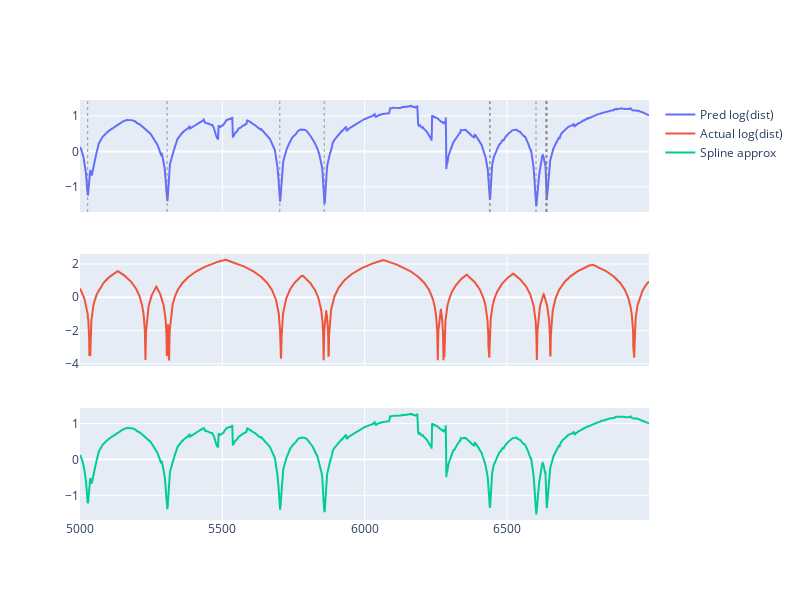

Notebook source saved alongside this figure:
### Markdown cell above
### 1.3 Spike inference. Quality check

### Code cell
def _debug_spike_inference(pred_distfield, actual_distfield, start_ms=0, duration_ms=2000):
    downsample = 2
    pred_spikes, spline = infer_spikes_via_spline(pred_distfield, dist_threshold=-0.9, 
                                                  grad_threshold=0.1)
    xs_double_res = np.arange(duration_ms*downsample) + start_ms*downsample
    xs = np.arange(duration_ms) + start_ms
    spline_1ms = scipy.signal.decimate(spline(xs_double_res), downsample)
    pred_df_1ms = scipy.signal.decimate(pred_distfield, downsample, axis=0)
    actual_df_1ms = scipy.signal.decimate(actual_distfield, downsample, axis=0)
    spike_idxs = np.round(np.squeeze(np.nonzero(pred_spikes)).astype(float) / downsample)
    scatter_p = go.Scatter(x=xs, y=pred_df_1ms[start_ms:start_ms+duration_ms], 
                          name="Pred log(dist)")
    scatter_y = go.Scatter(x=xs, y=actual_df_1ms[start_ms:start_ms+duration_ms],
                          name="Actual log(dist)")
    scatter_s = go.Scatter(x=xs, y=spline_1ms,
                           name="Spline approx")
    fig = subplots.make_subplots(rows=3, cols=1, shared_xaxes=True) 
    fig.add_trace(scatter_p, row=1, col=1)
    fig.add_trace(scatter_y, row=2, col=1)
    fig.add_trace(scatter_s, row=3, col=1)
    fig.update_layout({
        "height": 600,
        "width": 800})
    spikes_in_xs = spike_idxs[np.logical_and(spike_idxs > start_ms, spike_idxs < start_ms + duration_ms)]
    #spikes_in_xs = np.squeeze(np.nonzero(pred_spikes[start_ms:start_ms+duration_ms])) + start_ms
    print(len(spikes_in_xs))
    if len(spikes_in_xs) < 100:
        for s in spikes_in_xs:
            fig.add_vline(x=s, line_width=0.8, line_dash='dot', line_color='grey', row=1, col=1)
    fig.show()
    fig.write_image("../out/spikes1.svg")

def debug_spike_inference(trainable, start_ms):
    pred_len = 200
    pred_start = 100
    snippet_pad = 600
    pred_distfield = whole_distfield(trainable, pred_len, pred_start, snippet_pad)
    max_dist = 600
    actual_distfield = sdf.distance_field(test_ds.ds.recording.spikes[:,0], max_dist)
    actual_distfield = trainable.distfield_to_nn_output(torch.Tensor(actual_distfield)).numpy()
    _debug_spike_inference(pred_distfield, actual_distfield, start_ms)
    
debug_spike_inference(trainable, start_ms=5000)

### Figure 1 — Plotly figure (JSON) as saved in the notebook; plotly's stock layout.template omitted (floating-point values rounded to 4 significant figures; data arrays with more than 128 entries replaced by an {"elided": "..."} marker saying what was removed)
{"data": [{"name": "Pred log(dist)", "type": "scatter", "x": {"elided": "2000 int values"}, "xaxis": "x", "y": {"elided": "2000 float values"}, "yaxis": "y"}, {"name": "Actual log(dist)", "type": "scatter", "x": {"elided": "2000 int values"}, "xaxis": "x2", "y": {"elided": "2000 float values"}, "yaxis": "y2"}, {"name": "Spline approx", "type": "scatter", "x": {"elided": "2000 int values"}, "xaxis": "x3", "y": {"elided": "2000 float values"}, "yaxis": "y3"}], "layout": {"height": 600, "shapes": [{"line": {"color": "grey", "dash": "dot", "width": 0.8}, "type": "line", "x0": 5027, "x1": 5027, "xref": "x", "y0": 0, "y1": 1, "yref": "y domain"}, {"line": {"color": "grey", "dash": "dot", "width": 0.8}, "type": "line", "x0": 5306, "x1": 5306, "xref": "x", "y0": 0, "y1": 1, "yref": "y domain"}, {"line": {"color": "grey", "dash": "dot", "width": 0.8}, "type": "line", "x0": 5702, "x1": 5702, "xref": "x", "y0": 0, "y1": 1, "yref": "y domain"}, {"line": {"color": "grey", "dash": "dot", "width": 0.8}, "type": "line", "x0": 5858, "x1": 5858, "xref": "x", "y0": 0, "y1": 1, "yref": "y domain"}, {"line": {"color": "grey", "dash": "dot", "width": 0.8}, "type": "line", "x0": 6440, "x1": 6440, "xref": "x", "y0": 0, "y1": 1, "yref": "y domain"}, {"line": {"color": "grey", "dash": "dot", "width": 0.8}, "type": "line", "x0": 6440, "x1": 6440, "xref": "x", "y0": 0, "y1": 1, "yref": "y domain"}, {"line": {"color": "grey", "dash": "dot", "width": 0.8}, "type": "line", "x0": 6602, "x1": 6602, "xref": "x", "y0": 0, "y1": 1, "yref": "y domain"}, {"line": {"color": "grey", "dash": "dot", "width": 0.8}, "type": "line", "x0": 6637, "x1": 6637, "xref": "x", "y0": 0, "y1": 1, "yref": "y domain"}, {"line": {"color": "grey", "dash": "dot", "width": 0.8}, "type": "line", "x0": 6638, "x1": 6638, "xref": "x", "y0": 0, "y1": 1, "yref": "y domain"}, {"line": {"color": "grey", "dash": "dot", "width": 0.8}, "type": "line", "x0": 6640, "x1": 6640, "xref": "x", "y0": 0, "y1": 1, "yref": "y domain"}, {"line": {"color": "grey", "dash": "dot", "width": 0.8}, "type": "line", "x0": 6640, "x1": 6640, "xref": "x", "y0": 0, "y1": 1, "yref": "y domain"}], "width": 800, "xaxis": {"anchor": "y", "autorange": true, "domain": [0, 1], "matches": "x3", "range": [5000, 6999], "showticklabels": false, "type": "linear"}, "xaxis2": {"anchor": "y2", "autorange": true, "domain": [0, 1], "matches": "x3", "range": [5000, 6999], "showticklabels": false, "type": "linear"}, "xaxis3": {"anchor": "y3", "autorange": true, "domain": [0, 1], "range": [5000, 6999], "type": "linear"}, "yaxis": {"anchor": "x", "autorange": true, "domain": [0.7333, 1], "range": [-1.706, 1.446], "type": "linear"}, "yaxis2": {"anchor": "x2", "autorange": true, "domain": [0.3667, 0.6333], "range": [-4.139, 2.601], "type": "linear"}, "yaxis3": {"anchor": "x3", "autorange": true, "domain": [0, 0.2667], "range": [-1.687, 1.431], "type": "linear"}}}
